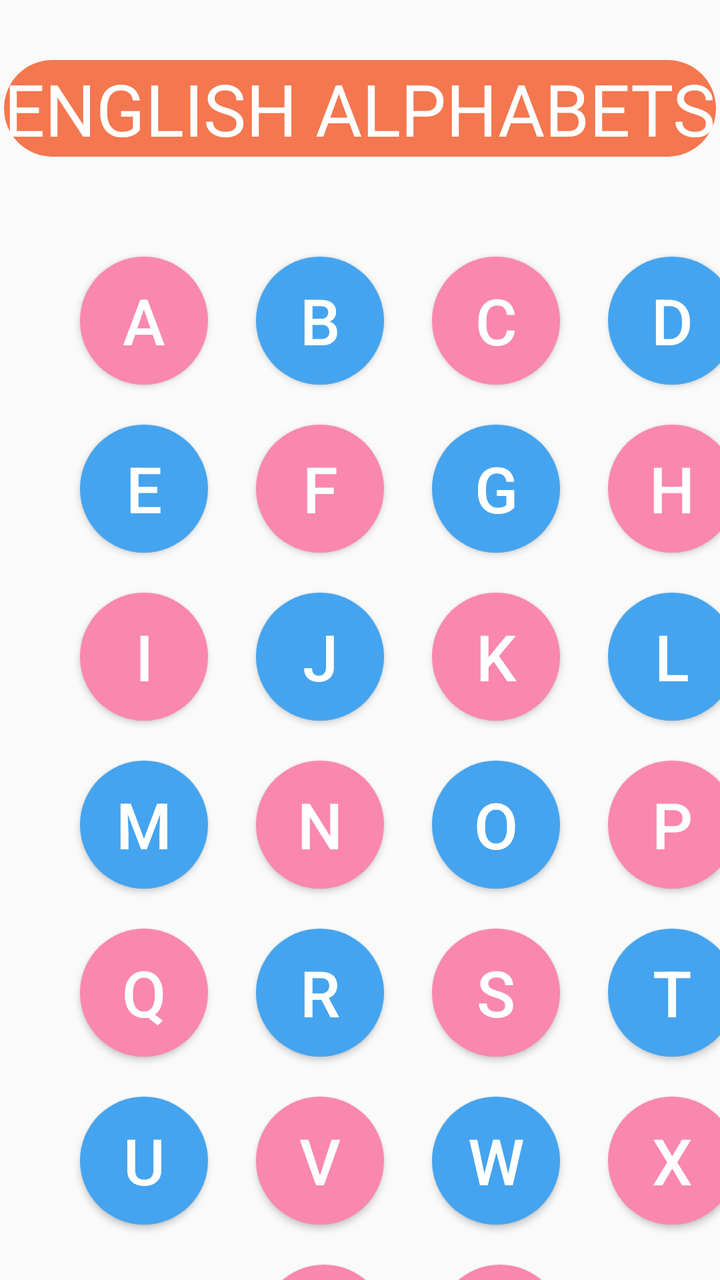
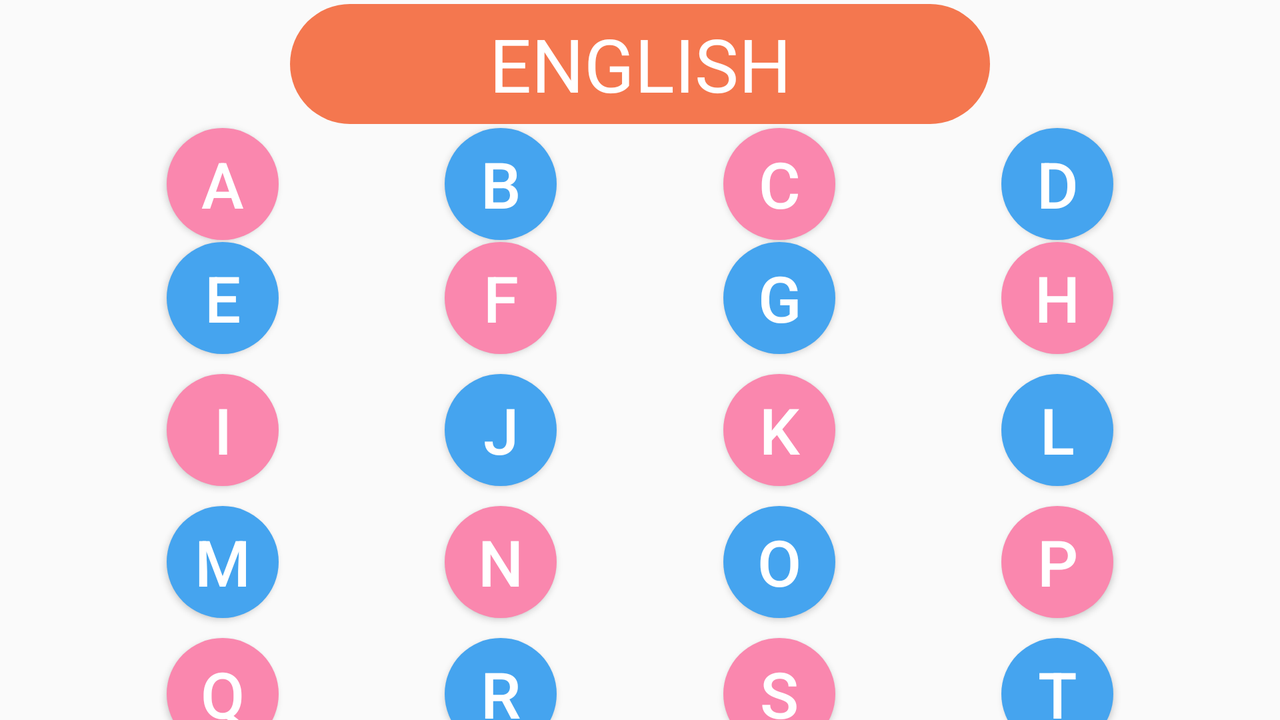

Compare how this app lays out the same screen by default and in its alternative resource folder. The renders come first, then the two layout files and the values they reference.
<!-- AndroidManifest.xml: application theme Theme.AssignmentOne -->
<!-- res/layout/activity_main.xml -->
<?xml version="1.0" encoding="utf-8"?>
<androidx.constraintlayout.widget.ConstraintLayout xmlns:android="http://schemas.android.com/apk/res/android"
    xmlns:app="http://schemas.android.com/apk/res-auto"
    xmlns:tools="http://schemas.android.com/tools"
    android:layout_width="match_parent"
    android:layout_height="match_parent"
    tools:context=".MainActivity">

    <TextView
        android:id="@+id/textView"
        android:layout_width="wrap_content"
        android:layout_height="wrap_content"
        android:layout_marginStart="150dp"
        android:layout_marginLeft="150dp"
        android:layout_marginTop="30dp"
        android:layout_marginEnd="150dp"
        android:layout_marginRight="150dp"
        android:background="@drawable/english"
        android:text="@string/english"
        android:textColor="@color/white"
        android:textSize="36sp"
        app:layout_constraintEnd_toEndOf="parent"
        app:layout_constraintStart_toStartOf="parent"
        app:layout_constraintTop_toTopOf="parent" />

    <Button
        android:id="@+id/A"
        android:layout_width="64dp"
        android:layout_height="64dp"
        android:layout_marginStart="40dp"
        android:layout_marginTop="50dp"
        android:background="@drawable/char1"
        android:onClick="NewActivity"
        android:text="A"
        android:textColor="#ffffffff"
        android:textSize="32sp"
        app:layout_constraintStart_toStartOf="parent"
        app:layout_constraintTop_toBottomOf="@+id/textView" />

    <Button
        android:id="@+id/B"
        android:layout_width="64dp"
        android:layout_height="64dp"
        android:layout_marginStart="24dp"
        android:layout_marginTop="50dp"
        android:background="@drawable/char2"
        android:onClick="NewActivity"
        android:text="B"
        android:textColor="#ffffffff"
        android:textSize="32sp"
        app:layout_constraintStart_toEndOf="@+id/A"
        app:layout_constraintTop_toBottomOf="@+id/textView" />

    <Button
        android:id="@+id/C"
        android:layout_width="64dp"
        android:layout_height="64dp"
        android:layout_marginStart="24dp"
        android:layout_marginTop="50dp"
        android:background="@drawable/char1"
        android:onClick="NewActivity"
        android:text="C"
        android:textColor="#ffffffff"
        android:textSize="32sp"
        app:layout_constraintStart_toEndOf="@+id/B"
        app:layout_constraintTop_toBottomOf="@+id/textView" />

    <Button
        android:id="@+id/D"
        android:layout_width="64dp"
        android:layout_height="64dp"
        android:layout_marginStart="24dp"
        android:layout_marginTop="50dp"
        android:background="@drawable/char2"
        android:onClick="NewActivity"
        android:text="D"
        android:textColor="#ffffffff"
        android:textSize="32sp"
        app:layout_constraintStart_toEndOf="@+id/C"
        app:layout_constraintTop_toBottomOf="@+id/textView" />

    <Button
        android:id="@+id/E"
        android:layout_width="64dp"
        android:layout_height="64dp"
        android:layout_marginStart="40dp"
        android:layout_marginTop="20dp"
        android:background="@drawable/char2"
        android:onClick="NewActivity"
        android:text="E"
        android:textColor="#ffffffff"
        android:textSize="32sp"
        app:layout_constraintStart_toStartOf="parent"
        app:layout_constraintTop_toBottomOf="@+id/A" />

    <Button
        android:id="@+id/F"
        android:layout_width="64dp"
        android:layout_height="64dp"
        android:layout_marginStart="24dp"
        android:layout_marginTop="20dp"
        android:background="@drawable/char1"
        android:onClick="NewActivity"
        android:text="F"
        android:textColor="#ffffffff"
        android:textSize="32sp"
        app:layout_constraintStart_toEndOf="@+id/E"
        app:layout_constraintTop_toBottomOf="@+id/B" />

    <Button
        android:id="@+id/G"
        android:layout_width="64dp"
        android:layout_height="64dp"
        android:layout_marginStart="24dp"
        android:layout_marginTop="20dp"
        android:background="@drawable/char2"
        android:onClick="NewActivity"
        android:text="G"
        android:textColor="#ffffffff"
        android:textSize="32sp"
        app:layout_constraintStart_toEndOf="@+id/F"
        app:layout_constraintTop_toBottomOf="@+id/C" />

    <Button
        android:id="@+id/H"
        android:layout_width="64dp"
        android:layout_height="64dp"
        android:layout_marginStart="24dp"
        android:layout_marginTop="20dp"
        android:background="@drawable/char1"
        android:onClick="NewActivity"
        android:text="H"
        android:textColor="#ffffffff"
        android:textSize="32sp"
        app:layout_constraintStart_toEndOf="@+id/G"
        app:layout_constraintTop_toBottomOf="@+id/D" />

    <Button
        android:id="@+id/I"
        android:layout_width="64dp"
        android:layout_height="64dp"
        android:layout_marginStart="40dp"
        android:layout_marginTop="20dp"
        android:background="@drawable/char1"
        android:onClick="NewActivity"
        android:text="I"
        android:textColor="#ffffffff"
        android:textSize="32sp"
        app:layout_constraintStart_toStartOf="parent"
        app:layout_constraintTop_toBottomOf="@+id/E" />

    <Button
        android:id="@+id/J"
        android:layout_width="64dp"
        android:layout_height="64dp"
        android:layout_marginStart="24dp"
        android:layout_marginTop="20dp"
        android:background="@drawable/char2"
        android:onClick="NewActivity"
        android:text="J"
        android:textColor="#ffffffff"
        android:textSize="32sp"
        app:layout_constraintStart_toEndOf="@+id/I"
        app:layout_constraintTop_toBottomOf="@+id/F" />

    <Button
        android:id="@+id/K"
        android:layout_width="64dp"
        android:layout_height="64dp"
        android:layout_marginStart="24dp"
        android:layout_marginTop="20dp"
        android:background="@drawable/char1"
        android:onClick="NewActivity"
        android:text="k"
        android:textColor="#ffffffff"
        android:textSize="32sp"
        app:layout_constraintStart_toEndOf="@+id/J"
        app:layout_constraintTop_toBottomOf="@+id/G" />

    <Button
        android:id="@+id/L"
        android:layout_width="64dp"
        android:layout_height="64dp"
        android:layout_marginStart="24dp"
        android:layout_marginTop="20dp"
        android:background="@drawable/char2"
        android:onClick="NewActivity"
        android:text="L"
        android:textColor="#ffffffff"
        android:textSize="32sp"
        app:layout_constraintStart_toEndOf="@+id/K"
        app:layout_constraintTop_toBottomOf="@+id/H" />

    <Button
        android:id="@+id/M"
        android:layout_width="64dp"
        android:layout_height="64dp"
        android:layout_marginStart="40dp"
        android:layout_marginTop="20dp"
        android:background="@drawable/char2"
        android:onClick="NewActivity"
        android:text="M"
        android:textColor="#ffffffff"
        android:textSize="32sp"
        app:layout_constraintStart_toStartOf="parent"
        app:layout_constraintTop_toBottomOf="@+id/I" />

    <Button
        android:id="@+id/N"
        android:layout_width="64dp"
        android:layout_height="64dp"
        android:layout_marginStart="24dp"
        android:layout_marginTop="20dp"
        android:background="@drawable/char1"
        android:onClick="NewActivity"
        android:text="N"
        android:textColor="#ffffffff"
        android:textSize="32sp"
        app:layout_constraintStart_toEndOf="@+id/M"
        app:layout_constraintTop_toBottomOf="@+id/J" />

    <Button
        android:id="@+id/O"
        android:layout_width="64dp"
        android:layout_height="64dp"
        android:layout_marginStart="24dp"
        android:layout_marginTop="20dp"
        android:background="@drawable/char2"
        android:onClick="NewActivity"
        android:text="O"
        android:textColor="#ffffffff"
        android:textSize="32sp"
        app:layout_constraintStart_toEndOf="@+id/N"
        app:layout_constraintTop_toBottomOf="@+id/K" />

    <Button
        android:id="@+id/P"
        android:layout_width="64dp"
        android:layout_height="64dp"
        android:layout_marginStart="24dp"
        android:layout_marginTop="20dp"
        android:background="@drawable/char1"
        android:onClick="NewActivity"
        android:text="P"
        android:textColor="#ffffffff"
        android:textSize="32sp"
        app:layout_constraintStart_toEndOf="@+id/O"
        app:layout_constraintTop_toBottomOf="@+id/L" />

    <Button
        android:id="@+id/Q"
        android:layout_width="64dp"
        android:layout_height="64dp"
        android:layout_marginStart="40dp"
        android:layout_marginLeft="40dp"
        android:layout_marginTop="20dp"
        android:background="@drawable/char1"
        android:onClick="NewActivity"
        android:text="Q"
        android:textColor="#ffffffff"
        android:textSize="32sp"
        app:layout_constraintStart_toStartOf="parent"
        app:layout_constraintTop_toBottomOf="@+id/M" />

    <Button
        android:id="@+id/R"
        android:layout_width="64dp"
        android:layout_height="64dp"
        android:layout_marginStart="24dp"
        android:layout_marginTop="20dp"
        android:background="@drawable/char2"
        android:onClick="NewActivity"
        android:text="R"
        android:textColor="#ffffffff"
        android:textSize="32sp"
        app:layout_constraintStart_toEndOf="@+id/Q"
        app:layout_constraintTop_toBottomOf="@+id/N" />

    <Button
        android:id="@+id/S"
        android:layout_width="64dp"
        android:layout_height="64dp"
        android:layout_marginStart="24dp"
        android:layout_marginTop="20dp"
        android:background="@drawable/char1"
        android:onClick="NewActivity"
        android:text="S"
        android:textColor="#ffffffff"
        android:textSize="32sp"
        app:layout_constraintStart_toEndOf="@+id/R"
        app:layout_constraintTop_toBottomOf="@+id/O" />

    <Button
        android:id="@+id/T"
        android:layout_width="64dp"
        android:layout_height="64dp"
        android:layout_marginStart="24dp"
        android:layout_marginTop="20dp"
        android:background="@drawable/char2"
        android:onClick="NewActivity"
        android:text="T"
        android:textColor="#ffffffff"
        android:textSize="32sp"
        app:layout_constraintStart_toEndOf="@+id/S"
        app:layout_constraintTop_toBottomOf="@+id/P" />

    <Button
        android:id="@+id/U"
        android:layout_width="64dp"
        android:layout_height="64dp"
        android:layout_marginStart="40dp"
        android:layout_marginTop="20dp"
        android:background="@drawable/char2"
        android:onClick="NewActivity"
        android:text="U"
        android:textColor="#ffffffff"
        android:textSize="32sp"
        app:layout_constraintStart_toStartOf="parent"
        app:layout_constraintTop_toBottomOf="@+id/Q" />

    <Button
        android:id="@+id/V"
        android:layout_width="64dp"
        android:layout_height="64dp"
        android:layout_marginStart="24dp"
        android:layout_marginTop="20dp"
        android:background="@drawable/char1"
        android:onClick="NewActivity"
        android:text="V"
        android:textColor="#ffffffff"
        android:textSize="32sp"
        app:layout_constraintStart_toEndOf="@+id/U"
        app:layout_constraintTop_toBottomOf="@+id/R" />

    <Button
        android:id="@+id/W"
        android:layout_width="64dp"
        android:layout_height="64dp"
        android:layout_marginStart="24dp"
        android:layout_marginTop="20dp"
        android:background="@drawable/char2"
        android:onClick="NewActivity"
        android:text="W"
        android:textColor="#ffffffff"
        android:textSize="32sp"
        app:layout_constraintStart_toEndOf="@+id/V"
        app:layout_constraintTop_toBottomOf="@+id/S" />

    <Button
        android:id="@+id/X"
        android:layout_width="64dp"
        android:layout_height="64dp"
        android:layout_marginStart="24dp"
        android:layout_marginTop="20dp"
        android:background="@drawable/char1"
        android:onClick="NewActivity"
        android:text="X"
        android:textColor="#ffffffff"
        android:textSize="32sp"
        app:layout_constraintStart_toEndOf="@+id/W"
        app:layout_constraintTop_toBottomOf="@+id/T" />

    <Button
        android:id="@+id/Y"
        android:layout_width="64dp"
        android:layout_height="64dp"
        android:layout_marginStart="130dp"
        android:layout_marginLeft="130dp"
        android:layout_marginTop="20dp"
        android:background="@drawable/char1"
        android:onClick="NewActivity"
        android:text="Y"
        android:textColor="#ffffffff"
        android:textSize="32sp"
        app:layout_constraintStart_toStartOf="parent"
        app:layout_constraintTop_toBottomOf="@+id/V" />
    <Button
        android:id="@+id/Z"
        android:layout_width="64dp"
        android:layout_height="64dp"
        android:layout_marginStart="24dp"
        android:layout_marginTop="20dp"
        android:background="@drawable/char1"
        android:onClick="NewActivity"
        android:text="Z"
        android:textColor="#ffffffff"
        android:textSize="32sp"
        app:layout_constraintStart_toEndOf="@+id/Y"
        app:layout_constraintTop_toBottomOf="@+id/W" />
</androidx.constraintlayout.widget.ConstraintLayout>
<!-- resources referenced by this layout -->
<resources>
  <color name="white">#FFFFFFFF</color>
  <!-- drawable char1 (drawable) -->
  <?xml version="1.0" encoding="utf-8"?>
  <ripple xmlns:android="http://schemas.android.com/apk/res/android"
      android:color="@color/char1R">
      <item>
          <shape android:shape="oval">
              <solid android:color="@color/char1" />
          </shape>
      </item>
  </ripple>
  <!-- drawable char2 (drawable) -->
  <?xml version="1.0" encoding="utf-8"?>
  <ripple xmlns:android="http://schemas.android.com/apk/res/android"
      android:color="@color/char2R">
      <item>
          <shape android:shape="oval">
              <solid android:color="@color/char2" />
          </shape>
      </item>
  </ripple>
  <!-- drawable english (drawable) -->
  <?xml version="1.0" encoding="utf-8"?>
  <selector xmlns:android="http://schemas.android.com/apk/res/android">
      <item>
          <shape android:shape="rectangle">
              <solid android:color="@color/colorEnglish" />
              <corners android:radius="50dp"/>
          </shape>
      </item>
  </selector>
  <string name="english">ENGLISH ALPHABETS</string>
  <style name="Theme.AssignmentOne" parent="Theme.AppCompat.Light.NoActionBar">
          
          <item name="colorPrimary">@color/purple_500</item>
          <item name="colorPrimaryVariant">@color/purple_700</item>
          <item name="colorOnPrimary">@color/white</item>
          
          <item name="colorSecondary">@color/teal_200</item>
          <item name="colorSecondaryVariant">@color/teal_700</item>
          <item name="colorOnSecondary">@color/black</item>
          
          <item name="android:statusBarColor" tools:targetApi="l">?attr/colorPrimaryVariant</item>
          
      </style>
  <color name="char1R">#E63B75</color>
  <color name="char1">#FA87AE</color>
  <color name="char2R">#1E779F</color>
  <color name="char2">#45A4EF</color>
  <color name="colorEnglish">#F4774F</color>
  <color name="purple_500">#FF6200EE</color>
  <color name="purple_700">#FF3700B3</color>
  <color name="teal_200">#FF03DAC5</color>
  <color name="teal_700">#FF018786</color>
  <color name="black">#FF000000</color>
</resources>
<!-- res/layout-land/activity_main.xml (the repository's variant of the layout above) -->
<!-- drawn on the phone turned sideways -->
<?xml version="1.0" encoding="utf-8"?>
<androidx.constraintlayout.widget.ConstraintLayout xmlns:android="http://schemas.android.com/apk/res/android"
    xmlns:app="http://schemas.android.com/apk/res-auto"
    xmlns:tools="http://schemas.android.com/tools"
    android:layout_width="match_parent"
    android:layout_height="match_parent"
    tools:context=".MainActivity">

    <TextView
        android:id="@+id/textView"
        android:layout_width="350dp"
        android:layout_height="60dp"
        android:layout_marginTop="2dp"
        android:background="@drawable/english"
        android:paddingTop="5dp"
        android:text="@string/english"
        android:textAlignment="center"
        android:textColor="@color/white"
        android:textSize="37sp"
        app:layout_constraintEnd_toEndOf="parent"
        app:layout_constraintHorizontal_bias="0.5"
        app:layout_constraintStart_toStartOf="parent"
        app:layout_constraintTop_toTopOf="parent" />

    <Button
        android:id="@+id/A"
        android:layout_width="56dp"
        android:layout_height="56dp"
        android:layout_marginTop="2dp"
        android:background="@drawable/char1"
        android:onClick="NewActivity"
        android:text="A"
        android:textColor="#ffffffff"
        android:textSize="32sp"
        app:layout_constraintEnd_toStartOf="@+id/B"
        app:layout_constraintHorizontal_bias="0.5"
        app:layout_constraintStart_toStartOf="parent"
        app:layout_constraintTop_toBottomOf="@+id/textView" />

    <Button
        android:id="@+id/B"
        android:layout_width="56dp"
        android:layout_height="56dp"
        android:layout_marginTop="2dp"
        android:background="@drawable/char2"
        android:onClick="NewActivity"
        android:text="B"
        android:textColor="#ffffffff"
        android:textSize="32sp"
        app:layout_constraintEnd_toStartOf="@+id/C"
        app:layout_constraintHorizontal_bias="0.5"
        app:layout_constraintStart_toEndOf="@+id/A"
        app:layout_constraintTop_toBottomOf="@+id/textView" />

    <Button
        android:id="@+id/C"
        android:layout_width="56dp"
        android:layout_height="56dp"
        android:layout_marginTop="2dp"
        android:background="@drawable/char1"
        android:onClick="NewActivity"
        android:text="C"
        android:textColor="#ffffffff"
        android:textSize="32sp"
        app:layout_constraintEnd_toStartOf="@+id/D"
        app:layout_constraintHorizontal_bias="0.5"
        app:layout_constraintStart_toEndOf="@+id/B"
        app:layout_constraintTop_toBottomOf="@+id/textView" />

    <Button
        android:id="@+id/D"
        android:layout_width="56dp"
        android:layout_height="56dp"
        android:layout_marginTop="2dp"
        android:background="@drawable/char2"
        android:onClick="NewActivity"
        android:text="D"
        android:textColor="#ffffffff"
        android:textSize="32sp"
        app:layout_constraintEnd_toEndOf="parent"
        app:layout_constraintHorizontal_bias="0.5"
        app:layout_constraintStart_toEndOf="@+id/C"
        app:layout_constraintTop_toBottomOf="@+id/textView" />

    <Button
        android:id="@+id/E"
        android:layout_width="56dp"
        android:layout_height="56dp"
        android:layout_marginTop="1dp"
        android:background="@drawable/char2"
        android:onClick="NewActivity"
        android:text="E"
        android:textColor="#ffffffff"
        android:textSize="32sp"
        app:layout_constraintEnd_toStartOf="@+id/F"
        app:layout_constraintHorizontal_bias="0.5"
        app:layout_constraintStart_toStartOf="parent"
        app:layout_constraintTop_toBottomOf="@+id/A" />

    <Button
        android:id="@+id/F"
        android:layout_width="56dp"
        android:layout_height="56dp"
        android:layout_marginTop="1dp"
        android:background="@drawable/char1"
        android:onClick="NewActivity"
        android:text="F"
        android:textColor="#ffffffff"
        android:textSize="32sp"
        app:layout_constraintEnd_toStartOf="@+id/G"
        app:layout_constraintHorizontal_bias="0.5"
        app:layout_constraintStart_toEndOf="@+id/E"
        app:layout_constraintTop_toBottomOf="@+id/B" />

    <Button
        android:id="@+id/G"
        android:layout_width="56dp"
        android:layout_height="56dp"
        android:layout_marginTop="1dp"
        android:background="@drawable/char2"
        android:onClick="NewActivity"
        android:text="G"
        android:textColor="#ffffffff"
        android:textSize="32sp"
        app:layout_constraintEnd_toStartOf="@+id/H"
        app:layout_constraintHorizontal_bias="0.5"
        app:layout_constraintStart_toEndOf="@+id/F"
        app:layout_constraintTop_toBottomOf="@+id/C" />

    <Button
        android:id="@+id/H"
        android:layout_width="56dp"
        android:layout_height="56dp"
        android:layout_marginTop="1dp"
        android:background="@drawable/char1"
        android:onClick="NewActivity"
        android:text="H"
        android:textColor="#ffffffff"
        android:textSize="32sp"
        app:layout_constraintEnd_toEndOf="parent"
        app:layout_constraintHorizontal_bias="0.5"
        app:layout_constraintStart_toEndOf="@+id/G"
        app:layout_constraintTop_toBottomOf="@+id/D" />

    <Button
        android:id="@+id/I"
        android:layout_width="56dp"
        android:layout_height="56dp"
        android:layout_marginTop="10dp"
        android:background="@drawable/char1"
        android:onClick="NewActivity"
        android:text="I"
        android:textColor="#ffffffff"
        android:textSize="32sp"
        app:layout_constraintEnd_toStartOf="@+id/J"
        app:layout_constraintHorizontal_bias="0.5"
        app:layout_constraintStart_toStartOf="parent"
        app:layout_constraintTop_toBottomOf="@+id/E" />

    <Button
        android:id="@+id/J"
        android:layout_width="56dp"
        android:layout_height="56dp"
        android:layout_marginTop="10dp"
        android:background="@drawable/char2"
        android:onClick="NewActivity"
        android:text="J"
        android:textColor="#ffffffff"
        android:textSize="32sp"
        app:layout_constraintEnd_toStartOf="@+id/K"
        app:layout_constraintHorizontal_bias="0.5"
        app:layout_constraintStart_toEndOf="@+id/I"
        app:layout_constraintTop_toBottomOf="@+id/F" />

    <Button
        android:id="@+id/K"
        android:layout_width="56dp"
        android:layout_height="56dp"
        android:layout_marginTop="10dp"
        android:background="@drawable/char1"
        android:onClick="NewActivity"
        android:text="k"
        android:textColor="#ffffffff"
        android:textSize="32sp"
        app:layout_constraintEnd_toStartOf="@+id/L"
        app:layout_constraintHorizontal_bias="0.5"
        app:layout_constraintStart_toEndOf="@+id/J"
        app:layout_constraintTop_toBottomOf="@+id/G" />

    <Button
        android:id="@+id/L"
        android:layout_width="56dp"
        android:layout_height="56dp"
        android:layout_marginTop="10dp"
        android:background="@drawable/char2"
        android:onClick="NewActivity"
        android:text="L"
        android:textColor="#ffffffff"
        android:textSize="32sp"
        app:layout_constraintEnd_toEndOf="parent"
        app:layout_constraintHorizontal_bias="0.5"
        app:layout_constraintStart_toEndOf="@+id/K"
        app:layout_constraintTop_toBottomOf="@+id/H" />

    <Button
        android:id="@+id/M"
        android:layout_width="56dp"
        android:layout_height="56dp"
        android:layout_marginTop="10dp"
        android:background="@drawable/char2"
        android:onClick="NewActivity"
        android:text="M"
        android:textColor="#ffffffff"
        android:textSize="32sp"
        app:layout_constraintEnd_toStartOf="@+id/N"
        app:layout_constraintHorizontal_bias="0.5"
        app:layout_constraintStart_toStartOf="parent"
        app:layout_constraintTop_toBottomOf="@+id/I" />

    <Button
        android:id="@+id/N"
        android:layout_width="56dp"
        android:layout_height="56dp"
        android:layout_marginTop="10dp"
        android:background="@drawable/char1"
        android:onClick="NewActivity"
        android:text="N"
        android:textColor="#ffffffff"
        android:textSize="32sp"
        app:layout_constraintEnd_toStartOf="@+id/O"
        app:layout_constraintHorizontal_bias="0.5"
        app:layout_constraintStart_toEndOf="@+id/M"
        app:layout_constraintTop_toBottomOf="@+id/J" />

    <Button
        android:id="@+id/O"
        android:layout_width="56dp"
        android:layout_height="56dp"
        android:layout_marginTop="10dp"
        android:background="@drawable/char2"
        android:onClick="NewActivity"
        android:text="O"
        android:textColor="#ffffffff"
        android:textSize="32sp"
        app:layout_constraintEnd_toStartOf="@+id/P"
        app:layout_constraintHorizontal_bias="0.5"
        app:layout_constraintStart_toEndOf="@+id/N"
        app:layout_constraintTop_toBottomOf="@+id/K" />

    <Button
        android:id="@+id/P"
        android:layout_width="56dp"
        android:layout_height="56dp"
        android:layout_marginTop="10dp"
        android:background="@drawable/char1"
        android:onClick="NewActivity"
        android:text="P"
        android:textColor="#ffffffff"
        android:textSize="32sp"
        app:layout_constraintEnd_toEndOf="parent"
        app:layout_constraintHorizontal_bias="0.5"
        app:layout_constraintStart_toEndOf="@+id/O"
        app:layout_constraintTop_toBottomOf="@+id/L" />

    <Button
        android:id="@+id/Q"
        android:layout_width="56dp"
        android:layout_height="56dp"
        android:layout_marginTop="10dp"
        android:background="@drawable/char1"
        android:onClick="NewActivity"
        android:text="Q"
        android:textColor="#ffffffff"
        android:textSize="32sp"
        app:layout_constraintEnd_toStartOf="@+id/R"
        app:layout_constraintHorizontal_bias="0.5"
        app:layout_constraintStart_toStartOf="parent"
        app:layout_constraintTop_toBottomOf="@+id/M" />

    <Button
        android:id="@+id/R"
        android:layout_width="56dp"
        android:layout_height="56dp"
        android:layout_marginTop="10dp"
        android:background="@drawable/char2"
        android:onClick="NewActivity"
        android:text="R"
        android:textColor="#ffffffff"
        android:textSize="32sp"
        app:layout_constraintEnd_toStartOf="@+id/S"
        app:layout_constraintHorizontal_bias="0.5"
        app:layout_constraintStart_toEndOf="@+id/Q"
        app:layout_constraintTop_toBottomOf="@+id/N" />

    <Button
        android:id="@+id/S"
        android:layout_width="56dp"
        android:layout_height="56dp"
        android:layout_marginTop="10dp"
        android:background="@drawable/char1"
        android:onClick="NewActivity"
        android:text="S"
        android:textColor="#ffffffff"
        android:textSize="32sp"
        app:layout_constraintEnd_toStartOf="@+id/T"
        app:layout_constraintHorizontal_bias="0.5"
        app:layout_constraintStart_toEndOf="@+id/R"
        app:layout_constraintTop_toBottomOf="@+id/O" />

    <Button
        android:id="@+id/T"
        android:layout_width="56dp"
        android:layout_height="56dp"
        android:layout_marginTop="10dp"
        android:background="@drawable/char2"
        android:onClick="NewActivity"
        android:text="T"
        android:textColor="#ffffffff"
        android:textSize="32sp"
        app:layout_constraintEnd_toEndOf="parent"
        app:layout_constraintHorizontal_bias="0.5"
        app:layout_constraintStart_toEndOf="@+id/S"
        app:layout_constraintTop_toBottomOf="@+id/P" />

    <Button
        android:id="@+id/U"
        android:layout_width="56dp"
        android:layout_height="56dp"
        android:layout_marginTop="10dp"
        android:background="@drawable/char2"
        android:onClick="NewActivity"
        android:text="U"
        android:textColor="#ffffffff"
        android:textSize="32sp"
        app:layout_constraintEnd_toStartOf="@+id/V"
        app:layout_constraintHorizontal_bias="0.5"
        app:layout_constraintStart_toStartOf="parent"
        app:layout_constraintTop_toBottomOf="@+id/Q" />

    <Button
        android:id="@+id/V"
        android:layout_width="56dp"
        android:layout_height="56dp"
        android:layout_marginTop="10dp"
        android:background="@drawable/char1"
        android:onClick="NewActivity"
        android:text="V"
        android:textColor="#ffffffff"
        android:textSize="32sp"
        app:layout_constraintEnd_toStartOf="@+id/W"
        app:layout_constraintHorizontal_bias="0.5"
        app:layout_constraintStart_toEndOf="@+id/U"
        app:layout_constraintTop_toBottomOf="@+id/R" />

    <Button
        android:id="@+id/W"
        android:layout_width="56dp"
        android:layout_height="56dp"
        android:layout_marginTop="10dp"
        android:background="@drawable/char2"
        android:onClick="NewActivity"
        android:text="W"
        android:textColor="#ffffffff"
        android:textSize="32sp"
        app:layout_constraintEnd_toStartOf="@+id/X"
        app:layout_constraintHorizontal_bias="0.5"
        app:layout_constraintStart_toEndOf="@+id/V"
        app:layout_constraintTop_toBottomOf="@+id/S" />

    <Button
        android:id="@+id/X"
        android:layout_width="56dp"
        android:layout_height="56dp"
        android:layout_marginTop="10dp"
        android:background="@drawable/char1"
        android:onClick="NewActivity"
        android:text="X"
        android:textColor="#ffffffff"
        android:textSize="32sp"
        app:layout_constraintEnd_toEndOf="parent"
        app:layout_constraintHorizontal_bias="0.5"
        app:layout_constraintStart_toEndOf="@+id/W"
        app:layout_constraintTop_toBottomOf="@+id/T" />

    <Button
        android:id="@+id/Y"
        android:layout_width="56dp"
        android:layout_height="56dp"
        android:layout_marginTop="10dp"
        android:background="@drawable/char2"
        android:onClick="NewActivity"
        android:text="Y"
        android:textColor="#ffffffff"
        android:textSize="32sp"
        app:layout_constraintEnd_toStartOf="@+id/Z"
        app:layout_constraintHorizontal_bias="0.5"
        app:layout_constraintStart_toStartOf="parent"
        app:layout_constraintTop_toBottomOf="@+id/V" />

    <Button
        android:id="@+id/Z"
        android:layout_width="56dp"
        android:layout_height="56dp"
        android:layout_marginTop="10dp"
        android:background="@drawable/char1"
        android:onClick="NewActivity"
        android:text="Z"
        android:textColor="#ffffffff"
        android:textSize="32sp"
        app:layout_constraintEnd_toEndOf="parent"
        app:layout_constraintHorizontal_bias="0.5"
        app:layout_constraintStart_toEndOf="@+id/Y"
        app:layout_constraintTop_toBottomOf="@+id/W" />
</androidx.constraintlayout.widget.ConstraintLayout>
